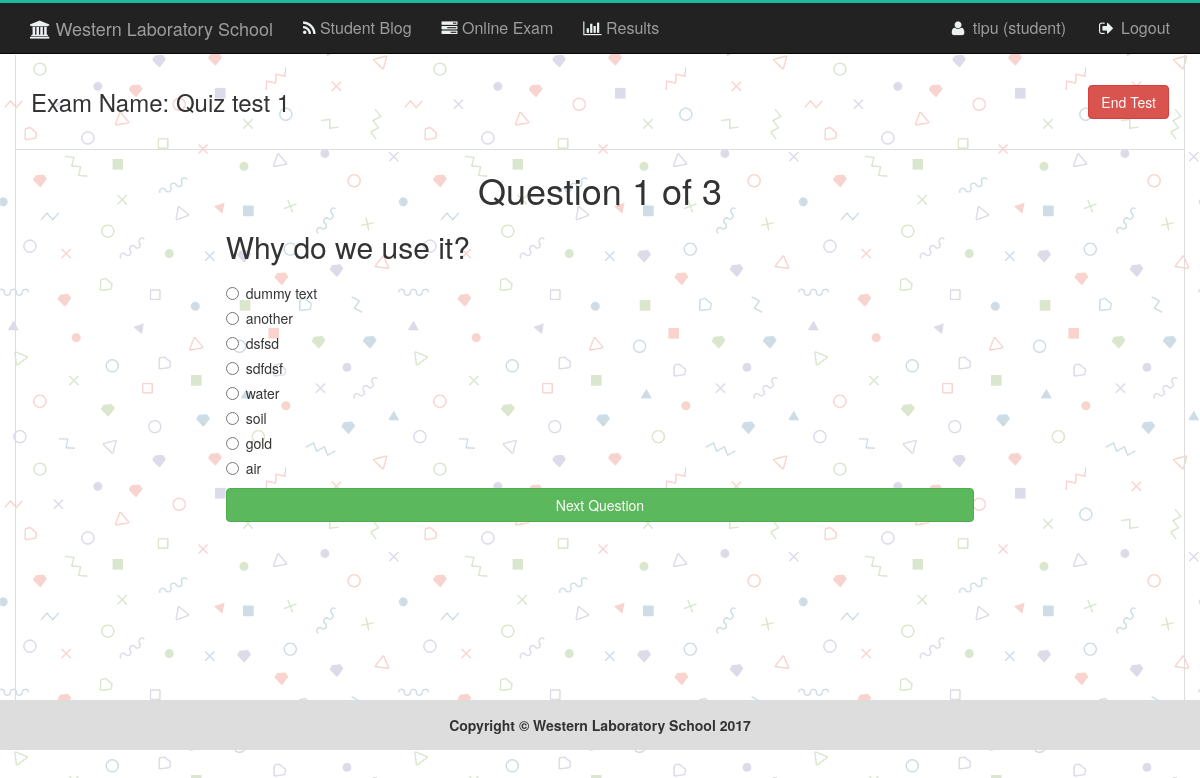
The app's page /giveexam.php?qs=1&&exid=15 (signed in) with its own data.
### tables this page shows
CREATE TABLE `tbl_exam` (
  `id` int(11) NOT NULL,
  `name` varchar(50) NOT NULL,
  `subject` varchar(50) NOT NULL,
  `author` varchar(50) NOT NULL,
  `edate` timestamp NOT NULL DEFAULT CURRENT_TIMESTAMP
);

CREATE TABLE `tbl_ques` (
  `id` int(11) NOT NULL,
  `quesNo` int(11) NOT NULL,
  `ques` text NOT NULL,
  `examid` int(11) NOT NULL
);

CREATE TABLE `tbl_ans` (
  `id` int(11) NOT NULL,
  `quesNo` tinyint(4) NOT NULL,
  `rightAns` tinyint(4) NOT NULL,
  `ans` text NOT NULL
);

### libs/Database.php (called while the page is built, shortened)
<?php
Class Database{
	public $host   = DB_HOST;
	public $user   = DB_USER;
	public $pass   = DB_PASS;
	public $dbname = DB_NAME;
	public $link;
	private function connectDB(){
	$this->link = new mysqli($this->host, $this->user, $this->pass, $this->dbname);
 }
	public function select($query){
		$result = $this->link->query($query) or die($this->link->error.__LINE__);
		if($result->num_rows > 0){
			return $result;
		} else {
			return false;
		}
	}
}

### classes/exam.php (called while the page is built, shortened)
<?php
    include_once ("/../libs/Database.php");
Class Exam{
	private $db;
	public function __construct(){
		$this->db = new Database();
	}
	public function getQuestionByExam($id){
			$query = "SELECT * FROM tbl_ques WHERE examid='$id'";
			$getData = $this->db->select($query);
			if ($getData) {
				return $getData->num_rows;
			}else{
				return 0;
			}
	}
	public function getQuestionSingleQs($exid, $qsno){
			$query = "SELECT * FROM tbl_ques WHERE examid='$exid' and quesNo='$qsno'";
			$getData = $this->db->select($query);
			if ($getData) {
				return $getData;
			}else{
				return false;
			}
	}
	public function getExamById($id){
			$query = "SELECT * FROM tbl_exam WHERE id='$id'";
			$getData = $this->db->select($query);
			if ($getData) {
				return $getData;
			}else{
				return false;
			}
	}
		public function getAns($qno){
			$query = "SELECT * FROM tbl_ans WHERE quesNo='$qno'";
			$getData = $this->db->select($query);
			return $getData;
		}
	}
?>

### giveexam.php (the view, shortened to what this page needs)
<?php
include_once "header.php";
if (isset($_GET['exid']) && isset($_GET['qs'])) {
	$exid = $_GET['exid'];
	$qsno = $_GET['qs'];
}else{
	header("Location: examlist.php");
}
	$totalqs = $ex->getQuestionByExam($exid);
	$ques = $ex->getQuestionSingleQs($exid, $qsno);
	$question = $ques->fetch_assoc();
?>
<section class="giveexam">
	<div class="container obls_border obls_margin">
		 <div class="row">
            <div class="col-md-6 examlistpad">
            	<?php
            		$exname = $ex->getExamById($exid);
            		$exinfo = $exname->fetch_assoc();
            	?>
                <span style="font-size:24px;">Exam Name: <?php echo $exinfo['name'];?></span>
            </div>
            <div class="col-md-6 text-right examlistpad">
                <div class="">
                  <a href="#" class="btn btn-danger">End Test</a>
                </div>
            </div>
        </div>
		<div class="row">
			<div class="col-md-8 col-md-offset-2"  id="postdetails">
				<h1 class="text-center">Question <?php echo $qsno; ?> of <?php echo $totalqs; ?></h1>
				<h2><?php echo $question['ques']; ?></h2>
				<form accept-charset="UTF-8" role="form" action="" method="POST">
                    <fieldset>
                    	<?php
                    		$getans = $ex->getAns($qsno);
                    		while($ans = $getans->fetch_assoc()){
                    	?>
			    		<div class="radio">
						  <label><input type="radio" name="answer" value="<?php echo $ans['id'];?>" required><?php echo $ans['ans'];?></label>
						</div>
					<?php } ?>
			    		<input class="btn btn-success btn-block" type="submit" value="Next Question">
			    	</fieldset>
			   </form>
			</div>
		</div>
	</div>
</section>
<?php
include_once "footer.php";
?>

### assets/css/main.css (style rules this page uses)
body { background-image: url("../img/logintexture.png"); }
.obls_border { border-left: 1px solid #ddd; border-right: 1px solid #ddd; }
.obls_margin { margin-top: 55px; }
#postdetails { min-height: 550px; padding-bottom: 30px; }
.examlistpad { padding: 30px 15px; border-bottom: 1px solid #ddd; }

### records on screen
tbl_exam: name "Quiz test 1"
tbl_ques: ques "Why do we use it?"
tbl_ans: ans "dummy text"
tbl_ans: ans "another"
tbl_ans: ans "dsfsd"
tbl_ans: ans "sdfdsf"
tbl_ans: ans "water"
tbl_ans: ans "soil"
tbl_ans: ans "gold"
tbl_ans: ans "air"

### other values on screen
Session::get('username') "tipu"
Session::get("usertype") "student"
$qsno "1"
$totalqs "3"
